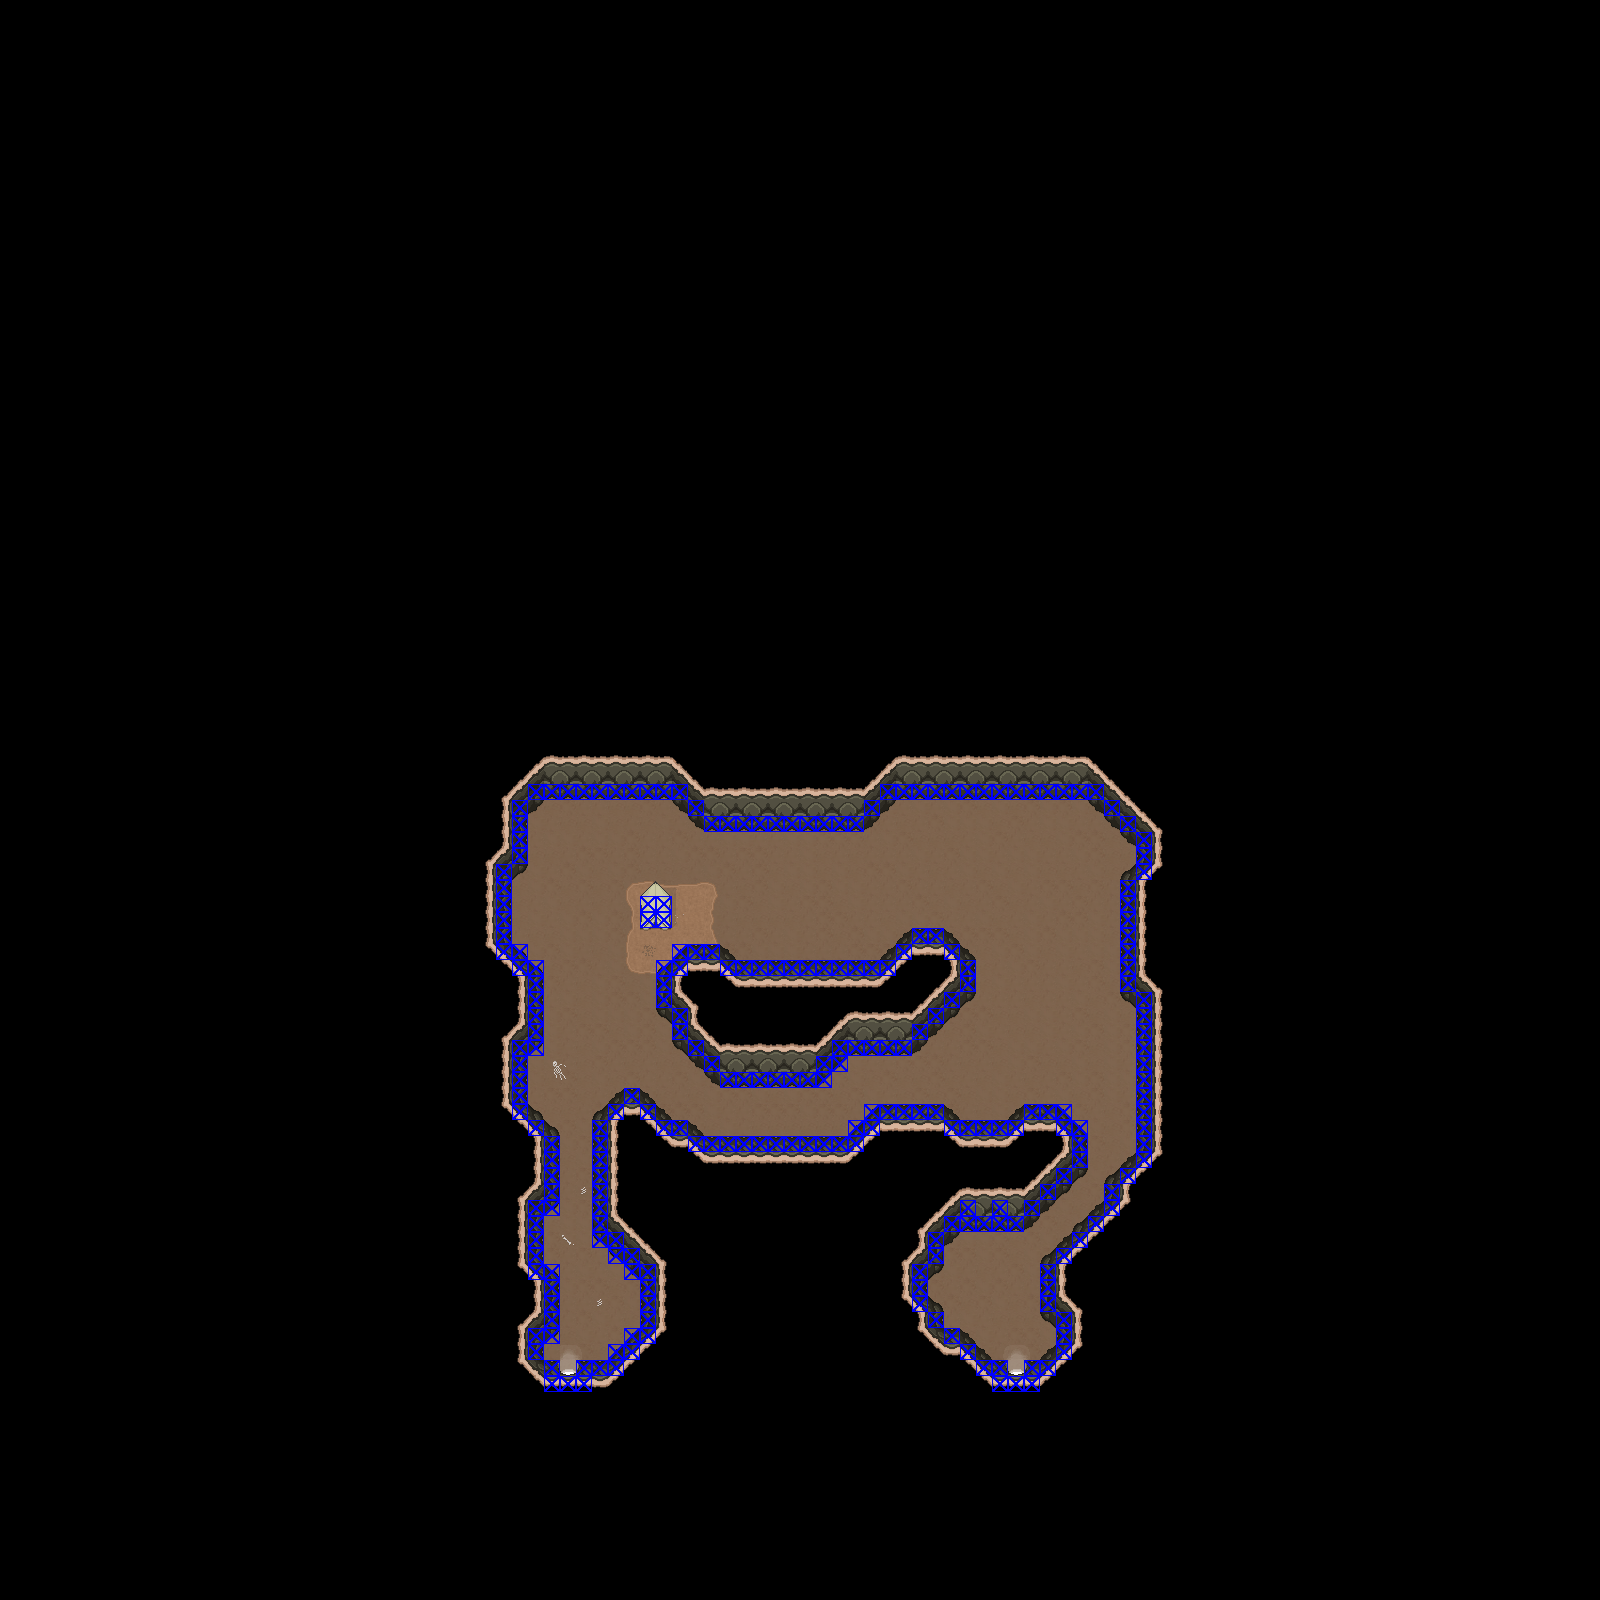

This game map was drawn from its Tiled (.tmx) file and the tilesets committed beside it. A one-line description and the trimmed map source follow:
An orthogonal 100x100 tile map with 16x16 px tiles, 6 tile layers (Background0, Background1, Background2, Middleground, ...).

<map version="1.0" tiledversion="1.0.2" orientation="orthogonal" renderorder="right-down" width="100" height="100" tilewidth="16" tileheight="16" nextobjectid="13">
 <tileset firstgid="1" name="tilesheet" tilewidth="16" tileheight="16" tilecount="1960" columns="20">
  <image source="../../public/images/tilesheet.png" width="320" height="1568" />
 </tileset>
 <layer name="Background0" width="100" height="100">
  <data>[10000 cells, 933 non-empty, 10 distinct tile ids]</data>
 </layer>
 <layer name="Background1" width="100" height="100">
  <data>[10000 cells, 32 non-empty, 24 distinct tile ids]</data>
 </layer>
 <layer name="Background2" width="100" height="100">
  <data>[10000 cells, 613 non-empty, 73 distinct tile ids]</data>
 </layer>
 <layer name="Middleground" width="100" height="100">
  <data>[10000 cells, 10 non-empty, 10 distinct tile ids]</data>
 </layer>
 <layer name="Foreground" width="100" height="100">
  <data>[10000 cells, 2 non-empty, 2 distinct tile ids]</data>
 </layer>
 <layer name="Collisions" width="100" height="100">
  <data>[10000 cells, 248 non-empty, 1 distinct tile ids]</data>
 </layer>
</map>